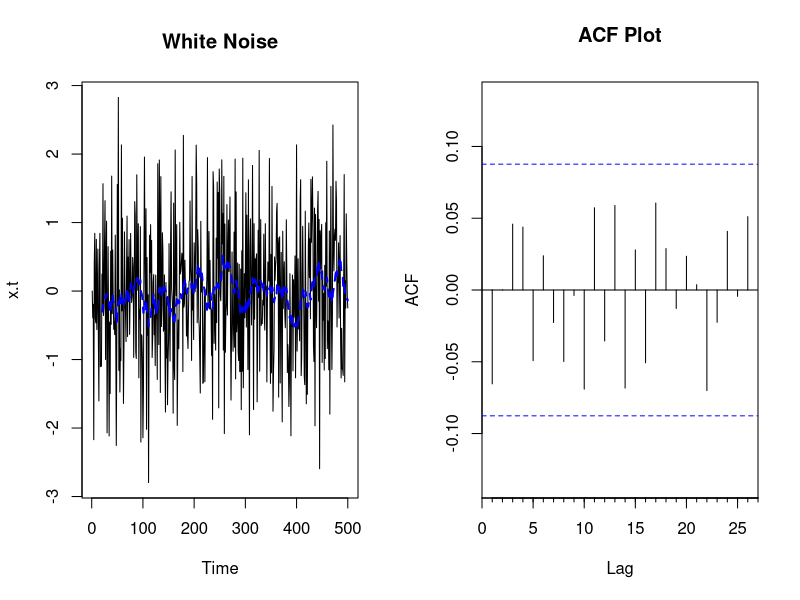
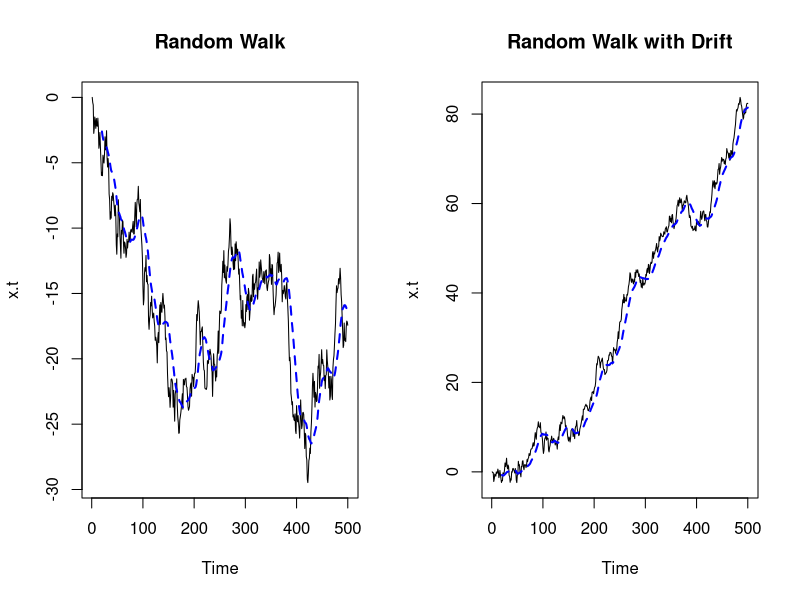
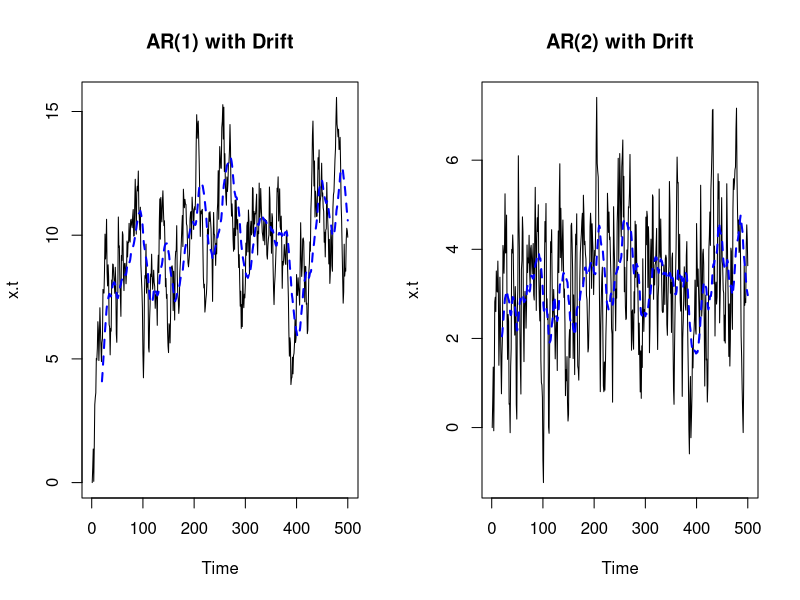
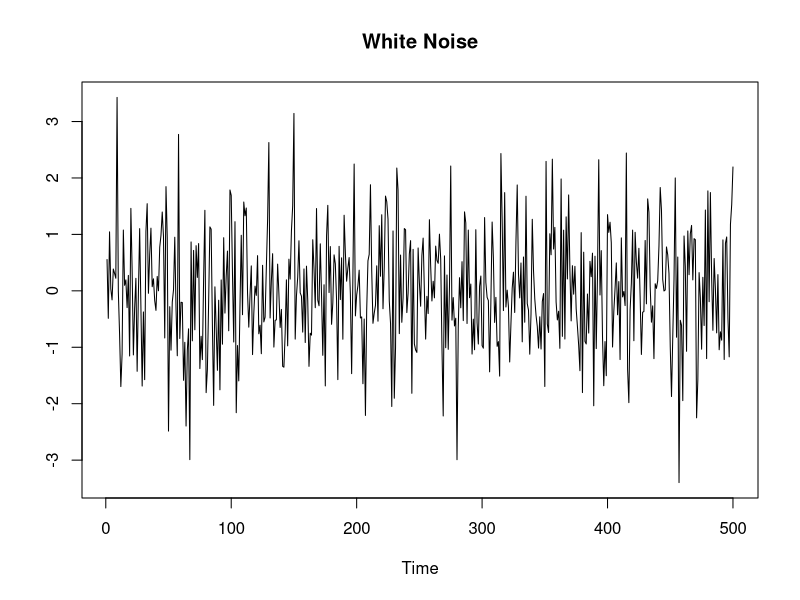
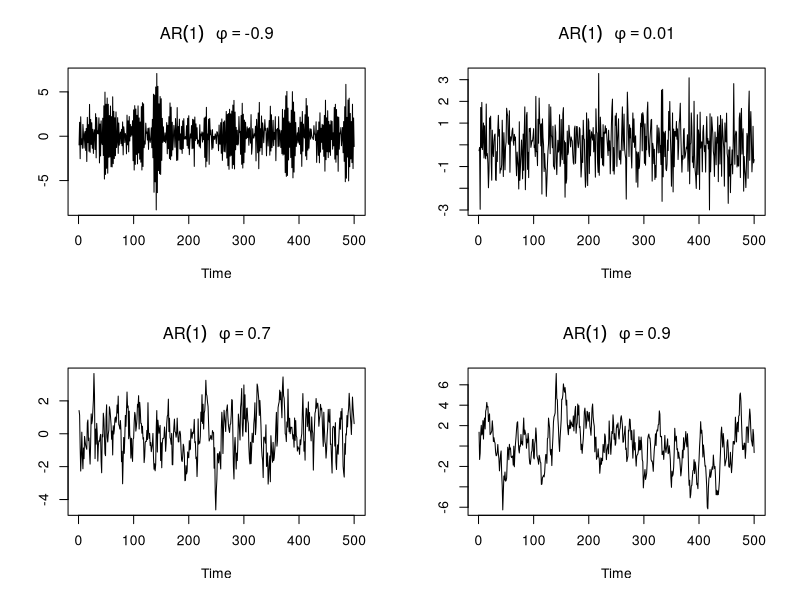
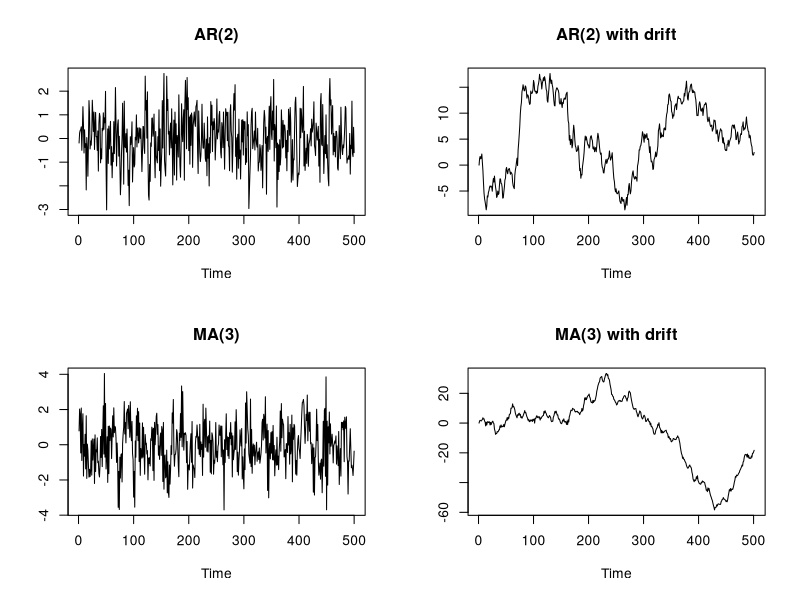
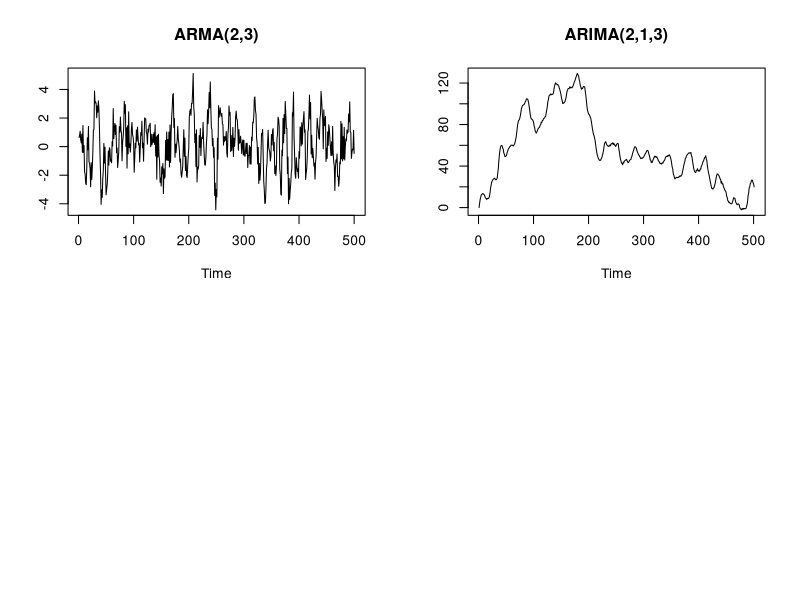

These charts were generated, in order, by the following R code:
## ---- chunk 1

library(TTR)
library(forecast)

## Set parameters
n = 500
w = rnorm(n, sd = 1)
x.t = 0

## graphical parameters
par(mfrow = c(1,2))

## White Noise
for (i in 2:n) x.t[i] = w[i]

plot.ts(x.t, main = "White Noise")
lines(SMA(x.t, 20), col = "blue", lwd = 2, lty = 2)
Acf(x.t, main = "ACF Plot")

## Random Walk, AR(1)
for (i in 2:n) x.t[i] = x.t[i-1] + w[i]

plot.ts(x.t, main = "Random Walk")
lines(SMA(x.t, 20), col = "blue", lwd = 2, lty = 2)

## Random Walk with Drift, AR(1)
for (i in 2:n) x.t[i] = .2 + x.t[i-1] + w[i]

plot.ts(x.t, main = "Random Walk with Drift")
lines(SMA(x.t, 20), col = "blue", lwd = 2, lty = 2)

## AR(p)
for (i in 2:n) x.t[i] = 1 + .9 * x.t[i-1] + w[i]

plot.ts(x.t, main = "AR(1) with Drift")
lines(SMA(x.t, 20), col = "blue", lwd = 2, lty = 2)

for (i in 3:n) x.t[i] = 1 + .9*x.t[i-1] - .2*x.t[i-2] + w[i]

plot.ts(x.t, main = "AR(2) with Drift")
lines(SMA(x.t, 20), col = "blue", lwd = 2, lty = 2)


## graphical parameters
par(mfrow = c(1,1))


## ---- chunk 2

## Generated Time Series
plot(arima.sim(n = n, model = list(order = c(0, 0, 0))), main = "White Noise", ylab = "")

par(mfrow = c(2, 2))

## AR(1) (correlation between observations) p(h) = phi^h
for (i in c(-.9, .01, .7, .9)) {
  plot(arima.sim(n = n, model = list(ar = i)), main = bquote(AR(1)~~~phi==.(i)), ylab = "")
}

## AR(2)
plot(arima.sim(n = n, model = list(order = c(2, 0, 0), ar = c(.2, .1))), 
     main = "AR(2)", ylab = "")

## AR(2) with drift
plot(arima.sim(n = n, model = list(order = c(2, 1, 0), ar = c(.2, .1), d = .9)), 
     main = "AR(2) with drift", ylab = "")

## MA(3)
plot(arima.sim(n = n, model = list(order = c(0, 0, 3), ma = c(.1, .8, .1))), 
     main = "MA(3)", ylab = "")

## MA(3) with drift
plot(arima.sim(n = n, model = list(order = c(0, 1, 3), ma = c(.1, .8, .1), d = .9)), 
     main = "MA(3) with drift", ylab = "")

## ARMA(2,3)
plot(arima.sim(n = n, model = list(order = c(2, 0, 3), ar = c(.4, .2), ma = c(.1, .8, .1))), 
     main = "ARMA(2,3)", ylab = "")

## ARIMA(2,1,3)
plot(arima.sim(n = n, model = list(order = c(2, 1, 3), ar = c(.4, .2), ma = c(.1, .8, .1))), 
     main = "ARIMA(2,1,3)", ylab = "")

